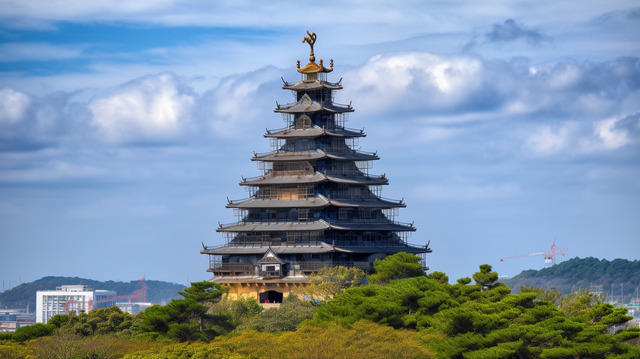
#> input picture Combined Image/Data/BorderImage.jpg, 640 x 359 px
$ python Answer.py
#> lines starting #> are read from the running program, lines starting #| are printed output that depends on the picture; pictures that were not available may be replaced by others from this repository, and a replacement may not be noted
import cv2
from matplotlib import pyplot as plt

imgA = cv2.cvtColor(cv2.imread("./Data/BorderImage.jpg"), cv2.COLOR_BGR2RGB)
imgB = cv2.cvtColor(cv2.imread("./Data/Image.jpg"), cv2.COLOR_BGR2RGB)
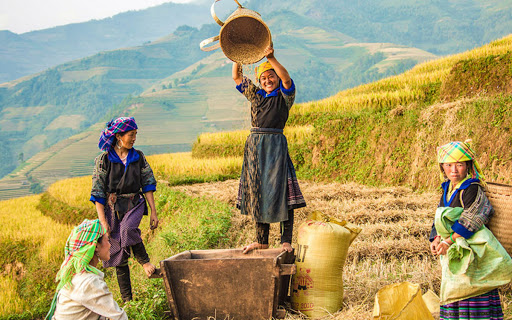
#> input picture Processing_image_and_video_with_OpenCV/test.jpg, 512 x 320 px, given in place of Image.jpg, which was not available

imgA = cv2.resize(imgA, (500, 500))
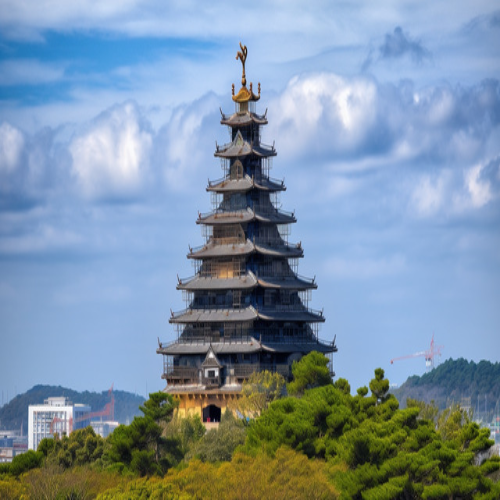
#> imgA: shape (500, 500, 3); mean R, G, B 126.4, 147.8, 166.5
imgB = cv2.resize(imgB, (500, 500))
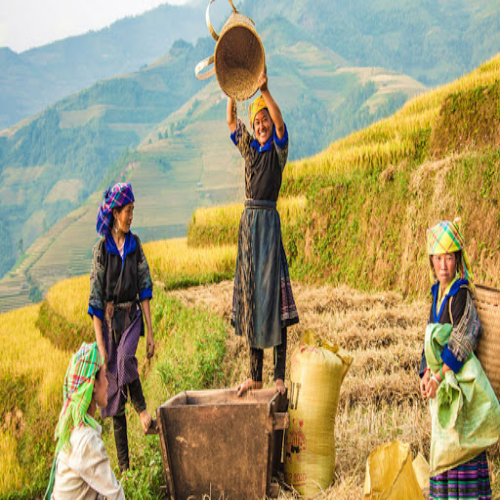
#> imgB: shape (500, 500, 3); mean R, G, B 165.3, 154.7, 109.5

final_img = cv2.addWeighted(imgA, 0.2, imgB, 0.8, 0)
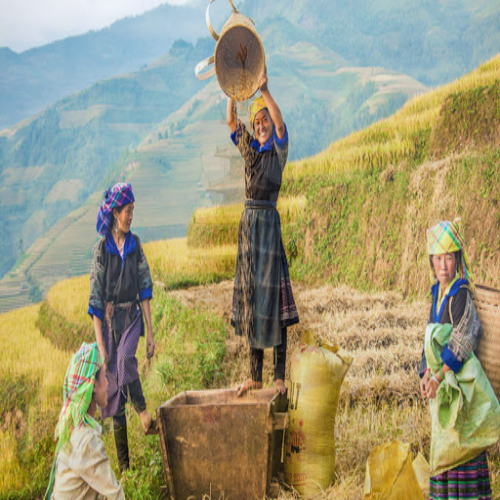
#> final_img: shape (500, 500, 3); mean R, G, B 157.5, 153.3, 120.9

plt.subplot(1, 3, 1)
plt.imshow(imgA)
plt.axis("off")
plt.title('Image A')

plt.subplot(1, 3, 2)
plt.imshow(imgB)
plt.axis("off")
plt.title('Image B')

plt.subplot(1, 3, 3)
plt.imshow(final_img)
plt.axis("off")
plt.title('Final Image')

plt.show()
